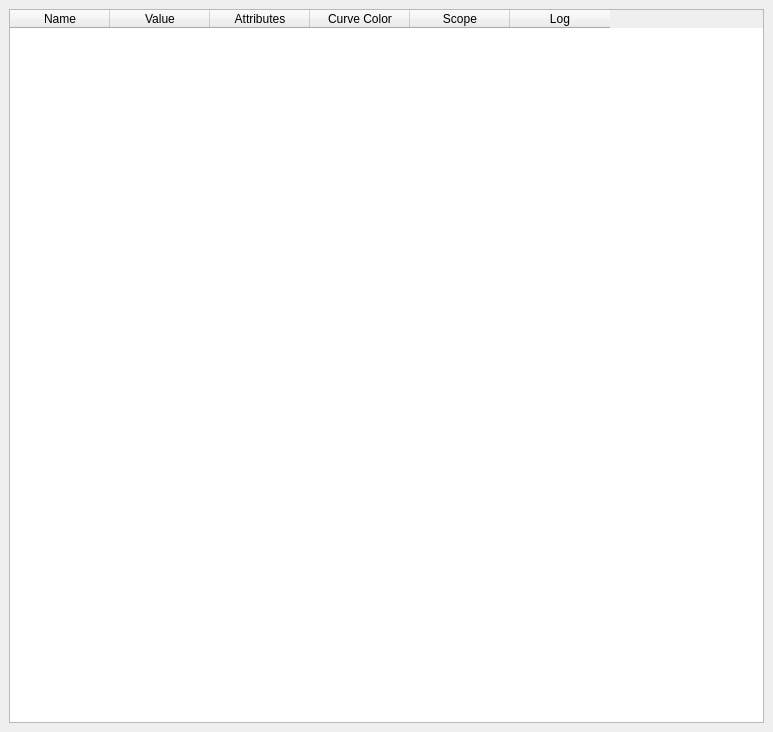
<?xml version="1.0" encoding="UTF-8"?>
<ui version="4.0">
 <class>LWatchWindow</class>
 <widget class="QDockWidget" name="LWatchWindow">
  <property name="geometry">
   <rect>
    <x>0</x>
    <y>0</y>
    <width>773</width>
    <height>732</height>
   </rect>
  </property>
  <property name="windowTitle">
   <string>Watch Window</string>
  </property>
  <widget class="QWidget" name="dockWidgetContents">
   <layout class="QHBoxLayout" name="horizontalLayout">
    <item>
     <widget class="QTableWidget" name="tableWidget">
      <property name="layoutDirection">
       <enum>Qt::LeftToRight</enum>
      </property>
      <property name="editTriggers">
       <set>QAbstractItemView::DoubleClicked</set>
      </property>
      <property name="selectionMode">
       <enum>QAbstractItemView::ExtendedSelection</enum>
      </property>
      <property name="textElideMode">
       <enum>Qt::ElideLeft</enum>
      </property>
      <property name="sortingEnabled">
       <bool>true</bool>
      </property>
      <property name="wordWrap">
       <bool>false</bool>
      </property>
      <property name="columnCount">
       <number>6</number>
      </property>
      <attribute name="horizontalHeaderCascadingSectionResizes">
       <bool>false</bool>
      </attribute>
      <attribute name="horizontalHeaderMinimumSectionSize">
       <number>27</number>
      </attribute>
      <attribute name="horizontalHeaderDefaultSectionSize">
       <number>100</number>
      </attribute>
      <attribute name="verticalHeaderVisible">
       <bool>false</bool>
      </attribute>
      <column>
       <property name="text">
        <string>Name</string>
       </property>
      </column>
      <column>
       <property name="text">
        <string>Value</string>
       </property>
      </column>
      <column>
       <property name="text">
        <string>Attributes</string>
       </property>
      </column>
      <column>
       <property name="text">
        <string>Curve Color</string>
       </property>
      </column>
      <column>
       <property name="text">
        <string>Scope</string>
       </property>
      </column>
      <column>
       <property name="text">
        <string>Log</string>
       </property>
      </column>
     </widget>
    </item>
   </layout>
  </widget>
 </widget>
 <resources/>
 <connections/>
</ui>
